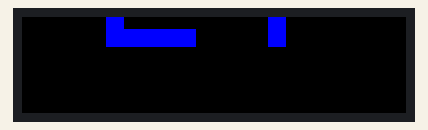
Bench run of a sketch on a simulated ESP32. On the bench: 64×16 colour display. What the sketch prints to the serial monitor is not drawn.

Above: at 1.2 s.

The sketch:

esp32_slave4_v5_0.ino
```cpp
/*
  Shot Clock BOTTOM  v5.0  —  Panel 4  (64 × 16 px)
  ─────────────────────────────────────────────────────────────────────────
  Changes vs v4.0:
    • eventName[32] → eventName[64] to match updated master BoardData struct.
    • Added missing onReceive callback definition.
*/

#define PxMATRIX_SPI_FREQUENCY 10000000
#include <PxMatrix.h>
#include <esp_now.h>
#include <WiFi.h>
#include "esp_wifi.h"

#define P_LAT  5
#define P_A   19
#define P_B   23
#define P_C   18
#define P_OE   4

PxMATRIX display(64, 16, P_LAT, P_OE, P_A, P_B, P_C);

uint8_t  display_draw_time = 30;
uint16_t C_BLACK, C_BLUE, C_RED;

static unsigned long lastScan = 0;
void scanIfNeeded() {
    unsigned long now = micros();
    if ((long)(now - lastScan) >= 2000) { display.display(display_draw_time); lastScan = now; }
}
void waitMs(long ms) {
    long end = (long)millis() + ms;
    while ((long)(millis() - end) < 0) scanIfNeeded();
}

typedef struct __attribute__((packed)) {
    char eventName[64]; char teamA[16]; char teamB[16];
    int  scoreA, scoreB, clockSecs, clockTenths, quarter;
    char possession;
    int  foulsA, foulsB, timeoutsA, timeoutsB, screenMask;
    int  clockRunning, shotSecs, shotTenths, shotRunning, eventScroll;
    char marketingText[32];
} BoardData;

BoardData     rxBuf;
volatile bool newData   = false;
bool          connected = false;

void onReceive(const uint8_t* mac, const uint8_t* data, int len) {
    if (len == 1 && data[0] == 0xAA) { ESP.restart(); return; }
    if (len == sizeof(BoardData)) { memcpy(&rxBuf, data, sizeof(rxBuf)); newData = true; }
}

// ── Slave-side shot clock ─────────────────────────────────────────────────────
int  localShotSecs    = 24;
int  localShotTenths  = 0;
bool localShotRunning = false;
unsigned long lastTickMs = 0;

void syncShot(int ms, int mt, int mr) {
    if (mr && !localShotRunning) {
        localShotSecs = ms; localShotTenths = mt;
        localShotRunning = true; lastTickMs = millis();
    } else if (!mr && localShotRunning) {
        localShotRunning = false;
        localShotSecs = ms; localShotTenths = mt;
    } else if (localShotRunning) {
        int masterTotal = ms * 10 + mt;
        int localTotal  = localShotSecs * 10 + localShotTenths;
        if (abs(masterTotal - localTotal) > 1) {
            localShotSecs = ms; localShotTenths = mt;
        }
    } else {
        localShotSecs = ms; localShotTenths = mt;
    }
}

void tickShot() {
    if (!localShotRunning) return;
    unsigned long now = millis();
    if ((long)(now - lastTickMs) < 100) return;
    lastTickMs = now;
    localShotTenths--;
    if (localShotTenths < 0) {
        localShotTenths = 9;
        localShotSecs--;
        if (localShotSecs < 0) {
            localShotSecs = 0; localShotTenths = 0;
            localShotRunning = false;
        }
    }
}

// ── Display ───────────────────────────────────────────────────────────────────
int lastDrawSecs = -1, lastDrawTenths = -1;

void drawBottom(int secs, int tenths) {
    if (secs == lastDrawSecs && tenths == lastDrawTenths) return;
    lastDrawSecs = secs; lastDrawTenths = tenths;

    display.fillRect(0, 0, 64, 16, C_BLACK);
    display.setTextWrap(false);

    uint16_t col = (secs <= 5) ? C_RED : C_BLUE;

    // Bottom half of large digit (size 3, cursor y=-16)
    display.setTextSize(3);
    display.setTextColor(col);
    char buf[3];
    snprintf(buf, sizeof(buf), "%d", secs);
    int tw = (int)strlen(buf) * 18;
    int tx = (64 - tw) / 2;
    display.setCursor(tx, -16);
    display.print(buf);

    // Tenths subscript — ≤ 4 s only
    if (secs <= 4) {
        char sub[4];
        snprintf(sub, sizeof(sub), ".%d", tenths);
        display.setTextSize(2);
        display.setTextColor(col);
        display.setCursor(40, 0);
        display.print(sub);
    }
}

void showWait() {
    display.fillRect(0, 0, 64, 16, C_BLACK);
    display.setTextWrap(false);
    display.setTextSize(1);
    display.setTextColor(C_BLUE);
    display.setCursor(20, 4);
    display.print("WAIT");
}

void setup() {
    delay(1000);
    Serial.begin(115200);
    display.begin(8);
    delay(100);
    C_BLACK = display.color565(  0,   0,   0);
    C_BLUE  = display.color565(  0,   0, 255);
    C_RED   = display.color565(255,   0,   0);
    display.clearDisplay();
    display.setBrightness(150);
    display.setTextWrap(false);
    display.setRotation(0);
    showWait();
    WiFi.mode(WIFI_STA);
    esp_wifi_set_ps(WIFI_PS_NONE);
    Serial.print("Shot clock bottom MAC: "); Serial.println(WiFi.macAddress());
    memset(&rxBuf, 0, sizeof(rxBuf));
    if (esp_now_init() != ESP_OK) {
        Serial.println("ESP-NOW FAILED");
    } else {
        esp_now_register_recv_cb(onReceive);
        Serial.println("Shot clock bottom v5.0 ready");
    }
}

void loop() {
    scanIfNeeded();
    tickShot();
    drawBottom(localShotSecs, localShotTenths);

    if (newData) {
        newData = false;
        if (!connected) { connected = true; Serial.println("Master connected"); }
        syncShot(rxBuf.shotSecs, rxBuf.shotTenths, rxBuf.shotRunning);
    }
}
```
